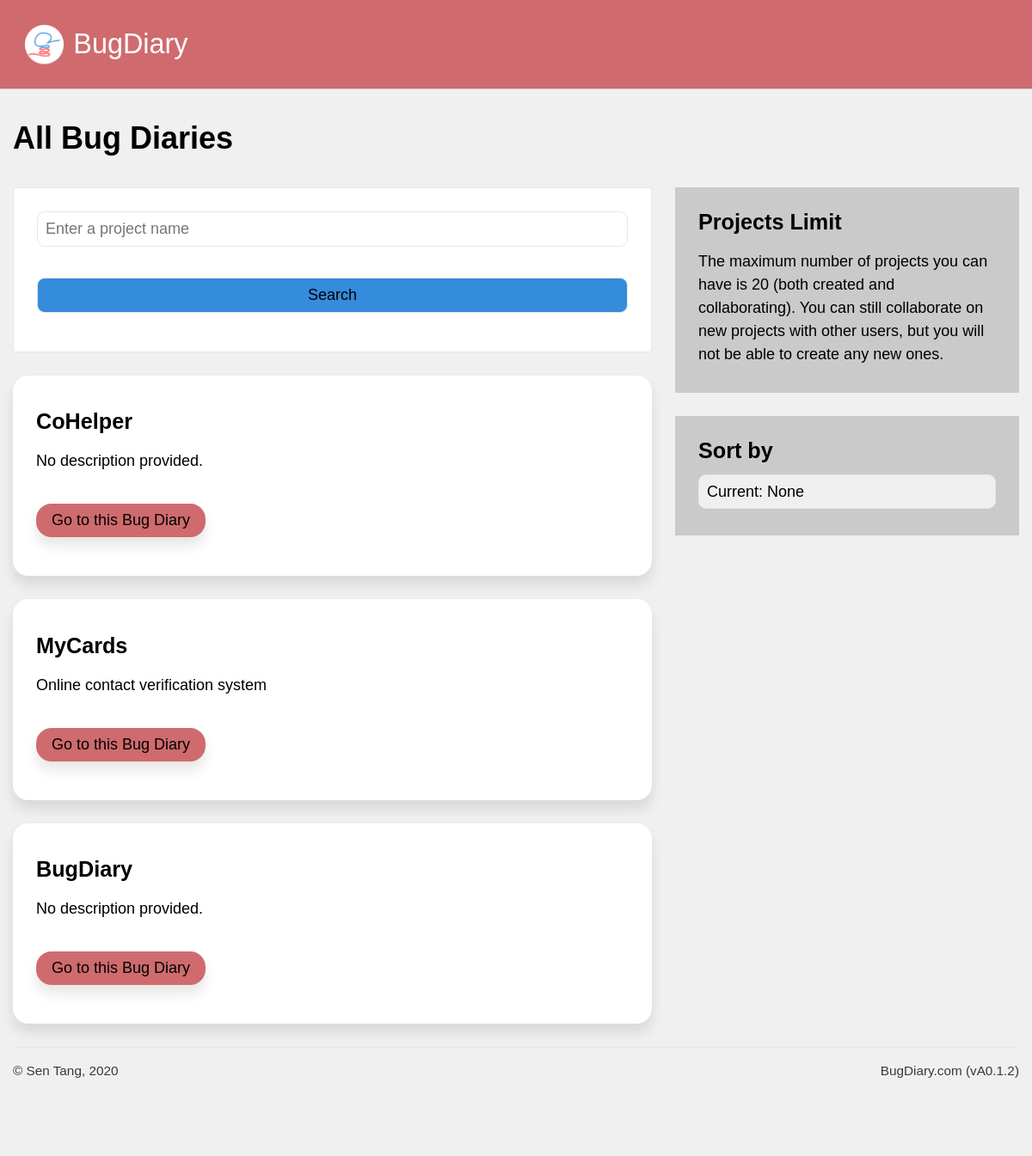
Page /users/all_projects (signed in) on the committed database.
### application/models.py (models this page shows, shortened)
class Projects(db.Model):
    id  = db.Column(db.Integer, primary_key = True, nullable = False)
    url = db.Column(db.String(22), index = True, unique = True, nullable = False)
    name = db.Column(db.String(100), nullable = False)
    description = db.Column(db.Text, nullable = False)
    creation_date = db.Column(db.DateTime, index = True, nullable = False)
    expiry_date = db.Column(db.DateTime, index = True, nullable = False)
    status = db.Column(db.String(10), nullable = False)
    access_code = db.Column(db.String(50), nullable = True)
    last_activity = db.Column(db.DateTime(), default = dt.datetime.now())
    memo = db.Column(db.String(500), default = "Post a memo here!")
    owner = db.Column(db.Integer, db.ForeignKey('users.id')) #linked
    bugs = db.relationship('Bugs', backref = 'containing_project', cascade = "all,delete")
    locations = db.relationship('Project_bug_locations', backref = 'locations_in', cascade = "all,delete")
    types = db.relationship('Project_bug_types', backref = 'types_in', cascade = "all,delete")
    settings = db.relationship('Project_settings', backref = 'settings_for', cascade = "all,delete", uselist = False)
    blog_posts = db.relationship('Blog_posts', backref= 'post_target', cascade = "all,delete")

### application/users/views.py (the view)
@users.route('/all_projects')
@login_required
def all_projects():
    page = request.args.get('page', default = 1, type = int)
    order = request.args.get('order', default = "recency")
    per_page = request.args.get('per_page', default = 5, type = int)
    if request.args.get('order'):
        if request.args.get('order') == "alphabetical":
            all_projects = current_user.collab_projects.order_by(Projects.name.asc()).paginate(page, per_page, False)
        elif request.args.get('order') == "recency":
            all_projects = current_user.collab_projects.order_by(Projects.last_activity.asc()).paginate(page, per_page, False)
        elif request.args.get('order') == "creation":
            all_projects = current_user.collab_projects.order_by(Projects.id.asc()).paginate(page, per_page, False)
    else:
        all_projects = current_user.collab_projects.order_by(Projects.id.desc()).paginate(page, per_page, False)
    result_count = current_user.collab_projects.order_by(Projects.id.desc()).count()
    next_url = url_for('users.all_projects', page = all_projects.next_num) if all_projects.has_next else None
    prev_url = url_for('users.all_projects', page = all_projects.prev_num) if all_projects.has_prev else None
    return render_template('all_projects.html', user = current_user, projects = all_projects, prev_url = prev_url, next_url = next_url)

### application/models.py (called while the page is built)
@login_manager.user_loader
def load_user(user_id):
    return Users.query.get(user_id)

### application/users/templates/users/all_projects.html (shortened to what this page needs)
{% extends 'confined.html' %}
{% import 'macros.html' as macros %}
{% block main %}
<h1>All Bug Diaries</h1>
<div class="main-aside">
    <main>
        {{ macros.search(projects.items) }}
        {% for project in projects.items %}
        <div class="rounded shadowed bg-white block">
            <h3>{{project.name}}</h3>
            <p>
                {% if project.description != "" %}
                {{project.description}}
                {% else %}
                No description provided.
                {%endif%}
            </p>
            <a href="{{ url_for('projects.dashboard', project_url = project.url) }}" class="button-primary rounded shadowed">Go to this Bug Diary</a>
        </div>
        {% endfor %}
    </main>
    <aside>
        <div class="sidebar-block bg-gray">
            <h3>Projects Limit</h3>
            <p>
                The maximum number of projects you can have is 20 (both created and collaborating). You can still collaborate on new projects with other users, but you will not be able to create any new ones.
            </p>
        </div>
        <div class="sidebar-block bg-gray">
            <h3>Sort by</h3>
            <select onchange="location = '?order=' + this.value;">
                <option value="{{ request.args.get('order') }}">Current: {{ request.args.get('order') }}</option>
            </select>
        </div>
    </aside>
</div>
{% endblock %}

### application/static/css/unilay5.css (style rules this page uses)
body { font-size: 18px; font-family: sans-serif; color: #000; margin: 0; padding: 0; background-color: #f0f0f0; }
p { line-height: 150%; }
main a.button-secondary, main a.button-primary { padding: 0.5em 1em; text-decoration: none; margin: 1em auto; display: inline-block; text-align: center; }
main a.button-primary { background-color: #cf6b6e; color: #000; }
a:link, a:visited { color: #ff3939; }
h2, h3, h4, h5 { margin: 0.5em 0; }
h1 { color: inherit; font-size: 2em; margin: 1em 0; }
h3 { color: inherit; font-size: 1.4em; }
.block { padding: 1.5em; margin-bottom: 1.5em; }
.sidebar-block { padding: 0.75em 1.5em; margin-bottom: 1.5em; }
.aside-main, .main-aside { display: grid; grid-gap: 1.5em; }
.aside-main main, .main-aside main { grid-area: main; }
.aside-main aside, .main-aside aside { grid-area: aside; }
.main-aside { grid-template-areas: "main aside"; grid-template-columns: auto 400px; }
.rounded { border-radius: 1em 1em 1em 1em; -moz-border-radius: 1em 1em 1em 1em; -webkit-border-radius: 1em 1em 1em 1em; }
.shadowed { -webkit-box-shadow: 0px 10px 15px 0px rgba(0, 0, 0, 0.1); -moz-box-shadow: 0px 10px 15px 0px rgba(0, 0, 0, 0.1); box-shadow: 0px 10px 15px 0px rgba(0, 0, 0, 0.1); }
.bg-white { background-color: #fff; }
.bg-gray { background-color: #cacaca; }
input[type=text], input[type=number], input[type=submit], input[type=password], select, textarea, .button-styled { font-size: 1em; padding: 0.5em; -webkit-appearance: none; -moz-appearance: none; appearance: none; width: 100%; border: 1px solid; font-family: inherit; margin-bottom: 1em; border-color: #e6e6e6; -webkit-box-sizing: border-box; -moz-box-sizing: border-box; box-sizing: border-box; border-radius: 0.5em 0.5em 0.5em 0.5em; -moz-border-radius: 0.5em 0.5em 0.5em 0.5em; -webkit-border-radius: 0.5em 0.5em 0.5em 0.5em; }
.button-primary { background-color: #cf6b6e; color: #000; }

### rows in the picture
Projects: name "CoHelper", description "No description provided."
Projects: name "MyCards", description "Online contact verification system"
Projects: name "BugDiary", description "No description provided."

### other values in the picture
{{ version }} "A0.1.2"
